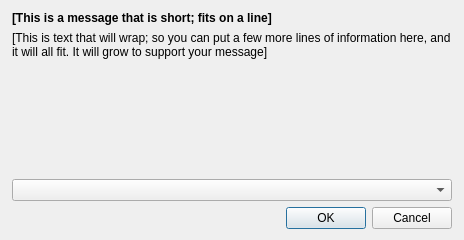
<?xml version="1.0" encoding="UTF-8"?>
<ui version="4.0">
 <class>NewCollectionDialog</class>
 <widget class="QDialog" name="NewCollectionDialog">
  <property name="windowModality">
   <enum>Qt::WindowModal</enum>
  </property>
  <property name="geometry">
   <rect>
    <x>0</x>
    <y>0</y>
    <width>464</width>
    <height>240</height>
   </rect>
  </property>
  <property name="sizePolicy">
   <sizepolicy hsizetype="Preferred" vsizetype="Preferred">
    <horstretch>0</horstretch>
    <verstretch>0</verstretch>
   </sizepolicy>
  </property>
  <property name="minimumSize">
   <size>
    <width>400</width>
    <height>200</height>
   </size>
  </property>
  <property name="maximumSize">
   <size>
    <width>16777215</width>
    <height>16777215</height>
   </size>
  </property>
  <property name="windowTitle">
   <string/>
  </property>
  <property name="sizeGripEnabled">
   <bool>false</bool>
  </property>
  <property name="modal">
   <bool>true</bool>
  </property>
  <layout class="QHBoxLayout" name="mainLayout">
   <property name="sizeConstraint">
    <enum>QLayout::SetMinAndMaxSize</enum>
   </property>
   <property name="leftMargin">
    <number>12</number>
   </property>
   <property name="rightMargin">
    <number>12</number>
   </property>
   <item>
    <layout class="QVBoxLayout" name="verticalLayout">
     <property name="sizeConstraint">
      <enum>QLayout::SetMinAndMaxSize</enum>
     </property>
     <item>
      <widget class="QLabel" name="textDescription">
       <property name="sizePolicy">
        <sizepolicy hsizetype="Expanding" vsizetype="Preferred">
         <horstretch>0</horstretch>
         <verstretch>0</verstretch>
        </sizepolicy>
       </property>
       <property name="font">
        <font>
         <weight>75</weight>
         <bold>true</bold>
        </font>
       </property>
       <property name="text">
        <string>[This is a message that is short; fits on a line]</string>
       </property>
       <property name="alignment">
        <set>Qt::AlignLeading|Qt::AlignLeft|Qt::AlignTop</set>
       </property>
       <property name="margin">
        <number>8</number>
       </property>
       <property name="indent">
        <number>-1</number>
       </property>
      </widget>
     </item>
     <item>
      <widget class="QLabel" name="textRecoverySuggestion">
       <property name="sizePolicy">
        <sizepolicy hsizetype="Expanding" vsizetype="Expanding">
         <horstretch>0</horstretch>
         <verstretch>0</verstretch>
        </sizepolicy>
       </property>
       <property name="font">
        <font>
         <weight>50</weight>
         <bold>false</bold>
        </font>
       </property>
       <property name="text">
        <string>[This is text that will wrap; so you can put a few more lines of information here, and it will all fit. It will grow to support your message]</string>
       </property>
       <property name="alignment">
        <set>Qt::AlignLeading|Qt::AlignLeft|Qt::AlignTop</set>
       </property>
       <property name="wordWrap">
        <bool>true</bool>
       </property>
       <property name="margin">
        <number>8</number>
       </property>
       <property name="openExternalLinks">
        <bool>true</bool>
       </property>
      </widget>
     </item>
     <item>
      <widget class="QComboBox" name="volumeList"/>
     </item>
     <item>
      <layout class="QHBoxLayout" name="horizontalLayout"/>
     </item>
     <item>
      <widget class="QDialogButtonBox" name="buttonBox">
       <property name="sizePolicy">
        <sizepolicy hsizetype="Preferred" vsizetype="Preferred">
         <horstretch>0</horstretch>
         <verstretch>0</verstretch>
        </sizepolicy>
       </property>
       <property name="orientation">
        <enum>Qt::Horizontal</enum>
       </property>
       <property name="standardButtons">
        <set>QDialogButtonBox::Cancel|QDialogButtonBox::Ok</set>
       </property>
      </widget>
     </item>
    </layout>
   </item>
  </layout>
 </widget>
 <resources/>
 <connections>
  <connection>
   <sender>buttonBox</sender>
   <signal>accepted()</signal>
   <receiver>NewCollectionDialog</receiver>
   <slot>accept()</slot>
   <hints>
    <hint type="sourcelabel">
     <x>248</x>
     <y>254</y>
    </hint>
    <hint type="destinationlabel">
     <x>157</x>
     <y>274</y>
    </hint>
   </hints>
  </connection>
  <connection>
   <sender>buttonBox</sender>
   <signal>rejected()</signal>
   <receiver>NewCollectionDialog</receiver>
   <slot>reject()</slot>
   <hints>
    <hint type="sourcelabel">
     <x>316</x>
     <y>260</y>
    </hint>
    <hint type="destinationlabel">
     <x>286</x>
     <y>274</y>
    </hint>
   </hints>
  </connection>
 </connections>
</ui>
